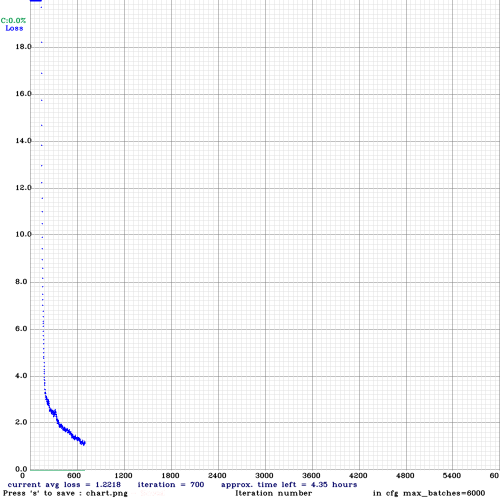
#> input picture darknet/chart.png, 1000 x 1000 px (shown at 1/2 size)
$ jupyter execute --allow-errors messi_detection.ipynb   (shell and % lines are left out)
#> lines starting #> are read from the running program, lines starting #| are printed output that depends on the picture
[cell 1]
from google.colab import drive
drive.mount('/content/gdrive')

[cell 2]
import os
os.chdir("/content/gdrive/MyDrive/messi")

[cell 3]
%cd darknet

[cell 4]
def imShow(path):
#> called with path = 'chart.png'
  import cv2
  import matplotlib.pyplot as plt
  %matplotlib inline

  image = cv2.imread(path)
#> image is the input picture: shape (1000, 1000, 3); mean B, G, R 246.1, 245.6, 245.6
  height, width = image.shape[:2]
#> height = 1000; width = 1000
  resized_image = cv2.resize(image,(3*width, 3*height), interpolation = cv2.INTER_CUBIC)

  fig = plt.gcf()
  fig.set_size_inches(18, 10)
  plt.axis("off")
  plt.imshow(cv2.cvtColor(resized_image, cv2.COLOR_BGR2RGB))
  plt.show()
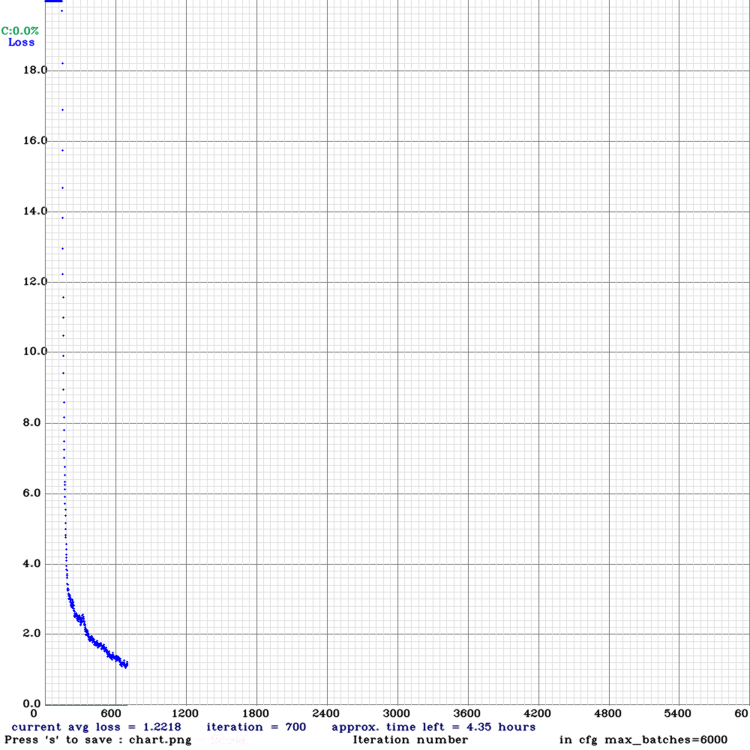
#> shown: shape (3000, 3000, 3) (shown at 1/4 size); mean R, G, B 244.9, 244.9, 245.4

#> (a cell that did not finish here is left out)

[cell 6]
imShow('chart.png')

[cell 7]
%cd cfg
%cd ..
imShow('predictions.jpg')
#> call 2 of imShow, with path = 'predictions.jpg'
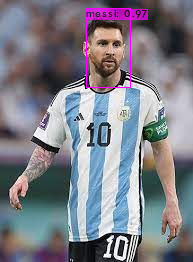
#> input picture darknet/predictions.jpg, 193 x 262 px, found by its file name
#> in imShow, image is the input picture: shape (262, 193, 3); mean B, G, R 135.2, 126.1, 125.5
#> in imShow (call 2), `resized_image = cv2.resize(image,(3*width, 3*height), interpolation = ..`:
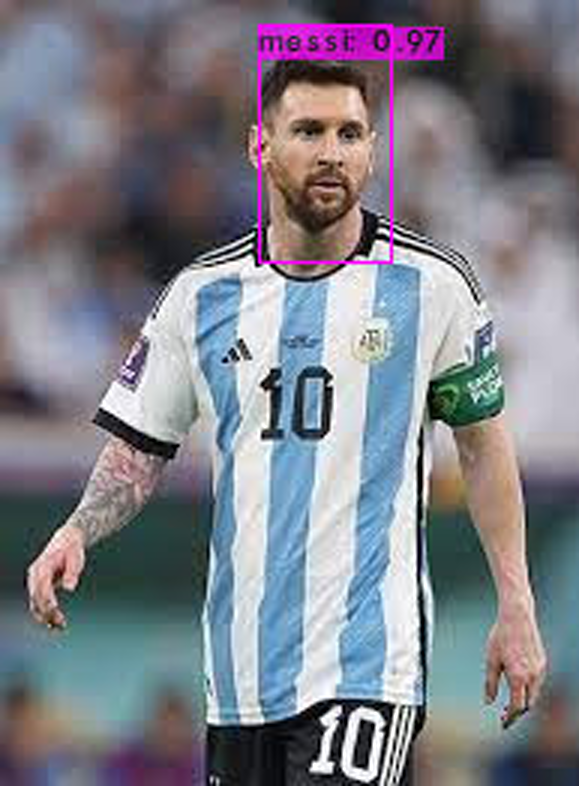
#> resized_image: shape (786, 579, 3); mean B, G, R 135.2, 126.1, 125.5
